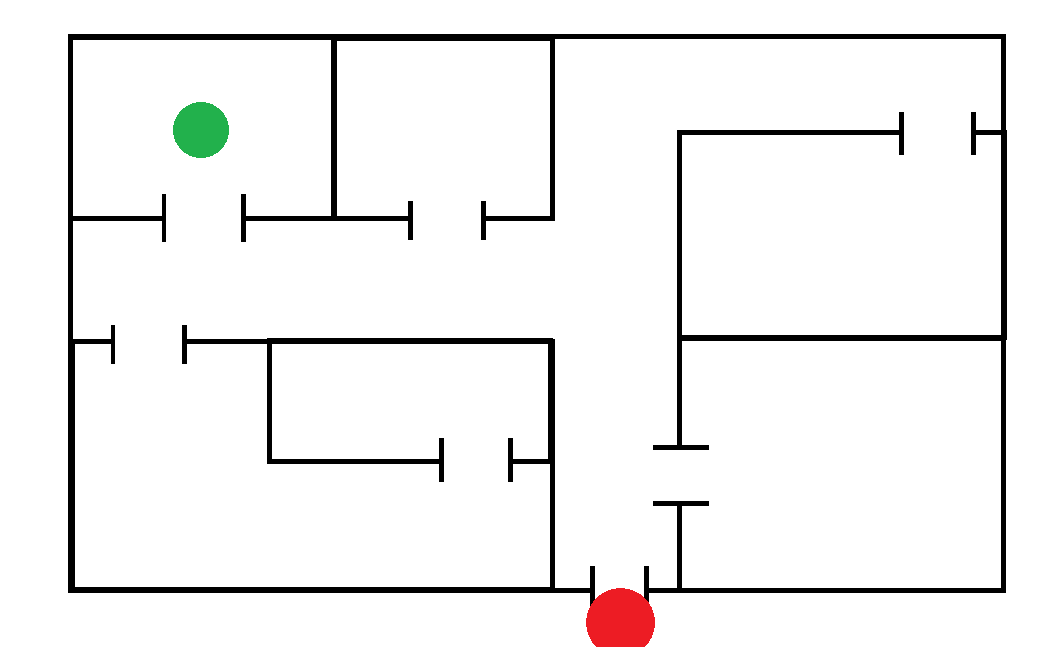
#> input picture plany/easy-test.png, 1061 x 647 px
$ python -i main.py   (imports and definitions only)
#> lines starting #> are read from the running program, lines starting #| are printed output that depends on the picture; after the words box and inside, x2 and y2 are one past the last pixel; in counts of white or black regions, pixels touching at a corner belong together
#> further down, picture is the input picture: shape (647, 1061, 3); mean B, G, R 240.9, 241.2, 241.7
import cv2
import numpy as np
from collections import deque
from tkinter import Tk, Button, Label, filedialog
from PIL import Image, ImageTk

def find_start_end_points(image):
    # Setting the HSV color ranges for green and red.
    green_lower = np.array([40, 40, 40])
    green_upper = np.array([80, 255, 255])

    # We have a double range for red because of its double occurrence in the HSV color space
    red_lower1 = np.array([0, 50, 50])
    red_upper1 = np.array([10, 255, 255])
    red_lower2 = np.array([170, 50, 50])
    red_upper2 = np.array([180, 255, 255])

    hsv = cv2.cvtColor(image, cv2.COLOR_BGR2HSV)
#> hsv: shape (647, 1061, 3); mean H, S, V 1.1, 1.8, 242.2

    green_mask = cv2.inRange(hsv, green_lower, green_upper)
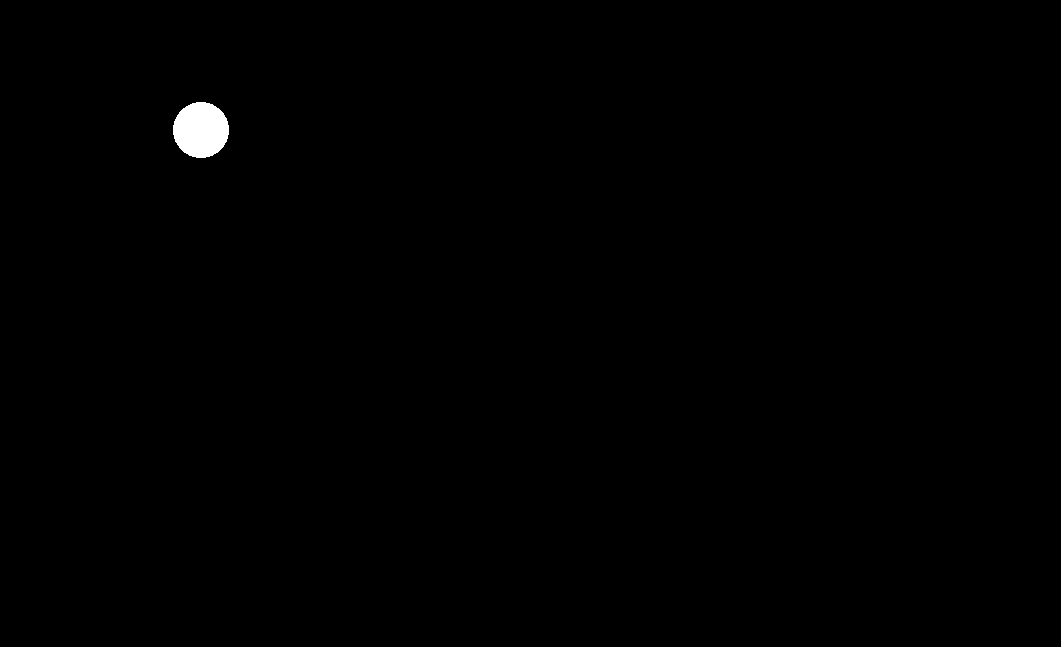
#> green_mask: shape (647, 1061); 0.36% white; 1 white region, box (x1, y1, x2, y2) and area: (173, 102, 229, 158) 2458
    red_mask1 = cv2.inRange(hsv, red_lower1, red_upper1)
#> red_mask1: shape (647, 1061); every value is 0
    red_mask2 = cv2.inRange(hsv, red_lower2, red_upper2)
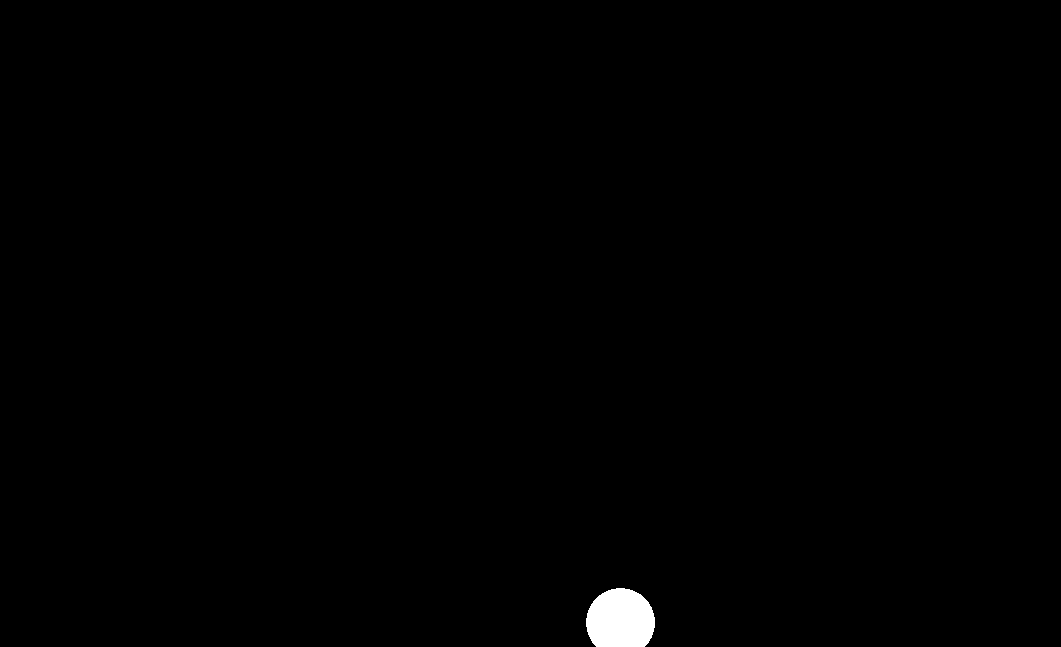
#> red_mask2: shape (647, 1061); 0.49% white; 1 white region, box (x1, y1, x2, y2) and area: (586, 588, 655, 647) 3387
    red_mask = cv2.bitwise_or(red_mask1, red_mask2)

    green_points = cv2.findNonZero(green_mask)
#> green_points = contour of 2458 points, box (x1, y1, x2, y2) (173, 102, 229, 158), area 2
    red_points = cv2.findNonZero(red_mask)
#> red_points = contour of 3387 points, box (x1, y1, x2, y2) (586, 588, 655, 647), area 587

    if green_points is None or red_points is None:
        raise ValueError("Start or end point not found in the image")

    start_point = tuple(green_points[0][0])
#> start_point = (196, 102)
    end_point = tuple(red_points[0][0])
#> end_point = (616, 588)

    return start_point, end_point

# [47 lines left out: functions draw_walls, bfs_search, not called in this run]

class EvacuationRouteApp:
    # [77 lines left out: functions __init__, load_and_solve, solve_and_display, main, not called in this run]

# [2 lines not run here, left out]

>>> import cv2
>>> picture = cv2.imread('plany/easy-test.png')
>>> result = find_start_end_points(picture)
#> result = ((196, 102), (616, 588))

$ run again, on plany/hard-test.png
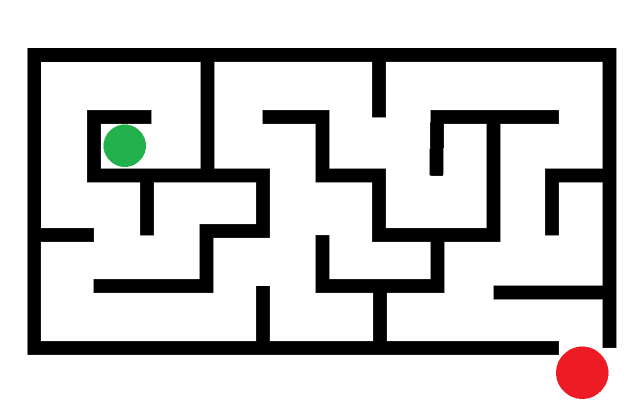
#> input picture plany/hard-test.png, 1280 x 803 px (shown at 1/2 size)
#> picture is the input picture: shape (803, 1280, 3); mean B, G, R 201.6, 202.1, 203.1
#> hsv: shape (803, 1280, 3); mean H, S, V 1.9, 3, 203.9
#> in find_start_end_points, `green_mask = cv2.inRange(hsv, green_lower, green_upper)`:
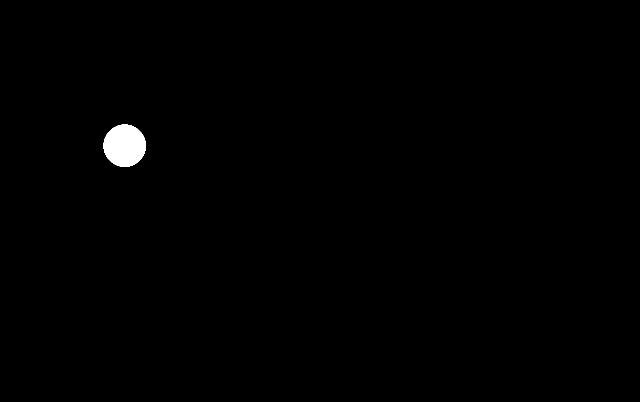
#> green_mask: shape (803, 1280) (shown at 1/2 size); 0.55% white; 1 white region, box (x1, y1, x2, y2) and area: (207, 249, 292, 334) 5646
#> red_mask1: shape (803, 1280); every value is 0
#> in find_start_end_points, `red_mask2 = cv2.inRange(hsv, red_lower2, red_upper2)`:
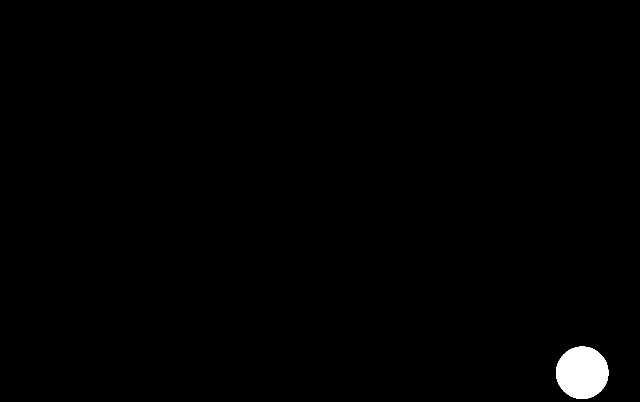
#> red_mask2: shape (803, 1280) (shown at 1/2 size); 0.84% white; 1 white region, box (x1, y1, x2, y2) and area: (1112, 693, 1217, 798) 8635
#> green_points = contour of 5646 points, box (x1, y1, x2, y2) (207, 249, 292, 334), area 0
#> red_points = contour of 8635 points, box (x1, y1, x2, y2) (1112, 693, 1217, 798), area 2
#> start_point = (243, 249)
#> end_point = (1158, 693)
#> result = ((243, 249), (1158, 693))

$ run again, on plany/test1.png
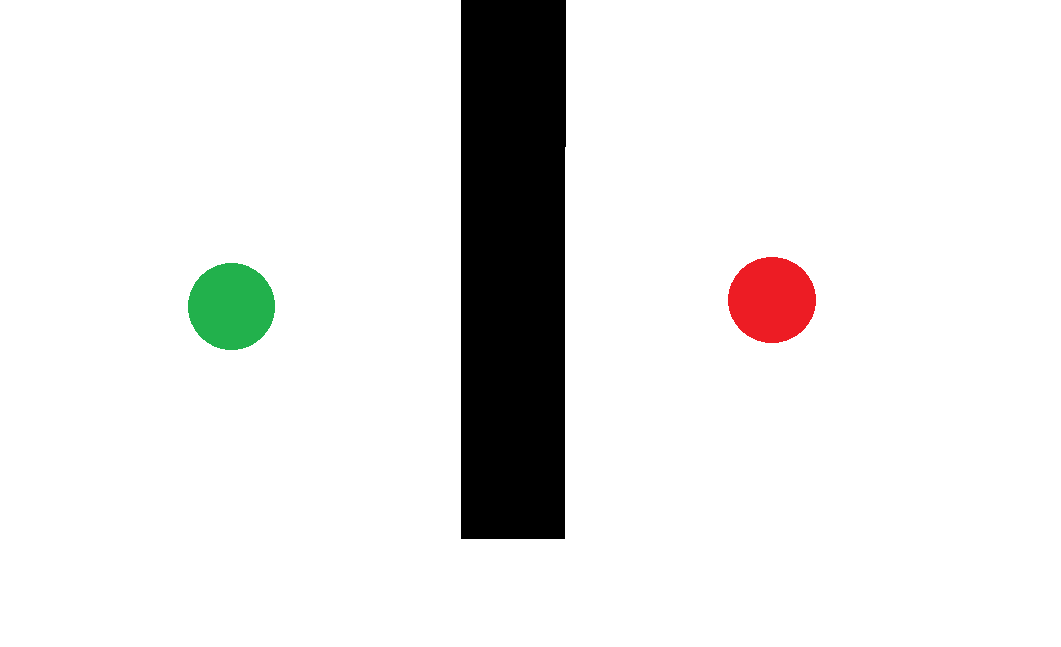
#> input picture plany/test1.png, 1061 x 647 px
#> picture is the input picture: shape (647, 1061, 3); mean B, G, R 230.7, 231.5, 232.1
#> hsv: shape (647, 1061, 3); mean H, S, V 2.1, 3.7, 233.3
#> in find_start_end_points, `green_mask = cv2.inRange(hsv, green_lower, green_upper)`:
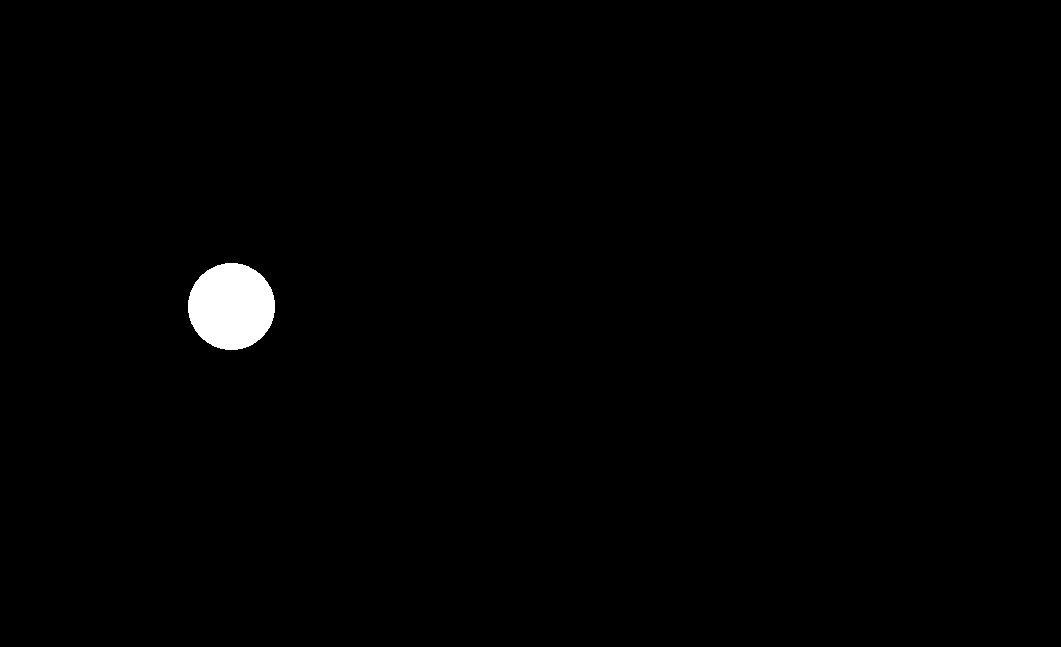
#> green_mask: shape (647, 1061); 0.86% white; 1 white region, box (x1, y1, x2, y2) and area: (188, 263, 275, 350) 5933
#> red_mask1: shape (647, 1061); every value is 0
#> in find_start_end_points, `red_mask2 = cv2.inRange(hsv, red_lower2, red_upper2)`:
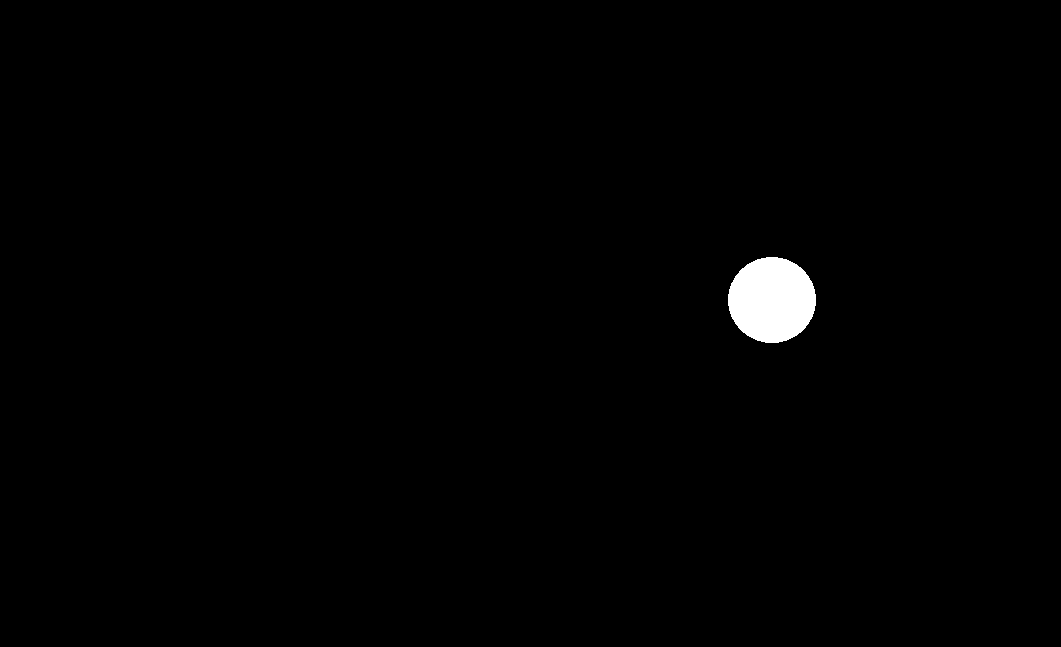
#> red_mask2: shape (647, 1061); 0.86% white; 1 white region, box (x1, y1, x2, y2) and area: (728, 257, 816, 343) 5923
#> green_points = contour of 5933 points, box (x1, y1, x2, y2) (188, 263, 275, 350), area 5
#> red_points = contour of 5923 points, box (x1, y1, x2, y2) (728, 257, 816, 343), area 42
#> start_point = (225, 263)
#> end_point = (766, 257)
#> result = ((225, 263), (766, 257))
